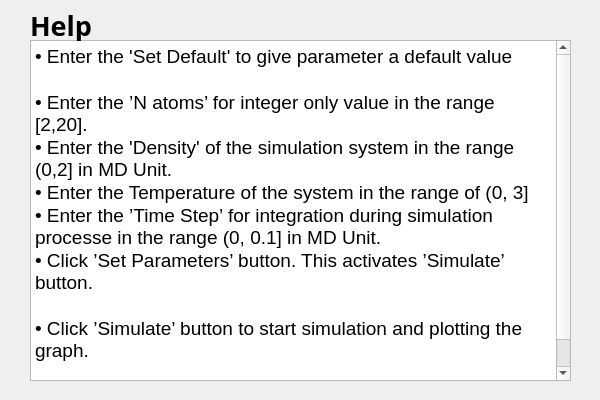
<?xml version="1.0" encoding="UTF-8"?>
<ui version="4.0">
 <class>helpWidget</class>
 <widget class="QWidget" name="helpWidget">
  <property name="geometry">
   <rect>
    <x>0</x>
    <y>0</y>
    <width>600</width>
    <height>400</height>
   </rect>
  </property>
  <property name="windowTitle">
   <string>Form</string>
  </property>
  <widget class="QTextEdit" name="textEdit">
   <property name="geometry">
    <rect>
     <x>30</x>
     <y>40</y>
     <width>541</width>
     <height>341</height>
    </rect>
   </property>
   <property name="html">
    <string>&lt;!DOCTYPE HTML PUBLIC &quot;-//W3C//DTD HTML 4.0//EN&quot; &quot;http://www.w3.org/TR/REC-html40/strict.dtd&quot;&gt;
&lt;html&gt;&lt;head&gt;&lt;meta name=&quot;qrichtext&quot; content=&quot;1&quot; /&gt;&lt;style type=&quot;text/css&quot;&gt;
p, li { white-space: pre-wrap; }
&lt;/style&gt;&lt;/head&gt;&lt;body style=&quot; font-family:'.SF NS Text'; font-size:13pt; font-weight:400; font-style:normal;&quot;&gt;
&lt;p style=&quot; margin-top:0px; margin-bottom:0px; margin-left:0px; margin-right:0px; -qt-block-indent:0; text-indent:0px;&quot;&gt;&lt;span style=&quot; font-family:'Ubuntu'; font-size:14pt;&quot;&gt;• Enter the 'Set Default' to give parameter a default value&lt;/span&gt;&lt;/p&gt;
&lt;p style=&quot;-qt-paragraph-type:empty; margin-top:0px; margin-bottom:0px; margin-left:0px; margin-right:0px; -qt-block-indent:0; text-indent:0px; font-family:'Ubuntu'; font-size:14pt;&quot;&gt;&lt;br /&gt;&lt;/p&gt;
&lt;p style=&quot; margin-top:0px; margin-bottom:0px; margin-left:0px; margin-right:0px; -qt-block-indent:0; text-indent:0px;&quot;&gt;&lt;span style=&quot; font-family:'Ubuntu'; font-size:14pt;&quot;&gt;• Enter the ’N atoms’ for integer only value in the range [2,20].&lt;/span&gt;&lt;/p&gt;
&lt;p style=&quot; margin-top:0px; margin-bottom:0px; margin-left:0px; margin-right:0px; -qt-block-indent:0; text-indent:0px;&quot;&gt;&lt;span style=&quot; font-family:'Ubuntu'; font-size:14pt;&quot;&gt;• Enter the 'Density' of the simulation system in the range (0,2] in MD Unit.&lt;/span&gt;&lt;/p&gt;
&lt;p style=&quot; margin-top:0px; margin-bottom:0px; margin-left:0px; margin-right:0px; -qt-block-indent:0; text-indent:0px;&quot;&gt;&lt;span style=&quot; font-family:'Ubuntu'; font-size:14pt;&quot;&gt;• Enter the Temperature of the system in the range of (0, 3]&lt;/span&gt;&lt;/p&gt;
&lt;p style=&quot; margin-top:0px; margin-bottom:0px; margin-left:0px; margin-right:0px; -qt-block-indent:0; text-indent:0px;&quot;&gt;&lt;span style=&quot; font-family:'Ubuntu'; font-size:14pt;&quot;&gt;• Enter the ’Time Step’ for integration during simulation processe in the range (0, 0.1] in MD Unit.&lt;/span&gt;&lt;/p&gt;
&lt;p style=&quot; margin-top:0px; margin-bottom:0px; margin-left:0px; margin-right:0px; -qt-block-indent:0; text-indent:0px;&quot;&gt;&lt;span style=&quot; font-family:'Ubuntu'; font-size:14pt;&quot;&gt;• Click ’Set Parameters’ button. This activates ’Simulate’ button.&lt;/span&gt;&lt;/p&gt;
&lt;p style=&quot;-qt-paragraph-type:empty; margin-top:0px; margin-bottom:0px; margin-left:0px; margin-right:0px; -qt-block-indent:0; text-indent:0px; font-family:'Ubuntu'; font-size:14pt;&quot;&gt;&lt;br /&gt;&lt;/p&gt;
&lt;p style=&quot; margin-top:0px; margin-bottom:0px; margin-left:0px; margin-right:0px; -qt-block-indent:0; text-indent:0px;&quot;&gt;&lt;span style=&quot; font-family:'Ubuntu'; font-size:14pt;&quot;&gt;• Click ’Simulate’ button to start simulation and plotting the graph.&lt;/span&gt;&lt;/p&gt;
&lt;p style=&quot;-qt-paragraph-type:empty; margin-top:0px; margin-bottom:0px; margin-left:0px; margin-right:0px; -qt-block-indent:0; text-indent:0px; font-family:'Ubuntu'; font-size:14pt;&quot;&gt;&lt;br /&gt;&lt;/p&gt;
&lt;p style=&quot; margin-top:0px; margin-bottom:0px; margin-left:0px; margin-right:0px; -qt-block-indent:0; text-indent:0px;&quot;&gt;&lt;span style=&quot; font-family:'Ubuntu'; font-size:14pt;&quot;&gt;• Click ’Close’ button for closing the Widget&lt;/span&gt;&lt;/p&gt;&lt;/body&gt;&lt;/html&gt;</string>
   </property>
  </widget>
  <widget class="QLabel" name="label">
   <property name="geometry">
    <rect>
     <x>30</x>
     <y>10</y>
     <width>131</width>
     <height>31</height>
    </rect>
   </property>
   <property name="font">
    <font>
     <family>Avenir</family>
     <pointsize>20</pointsize>
     <weight>75</weight>
     <bold>true</bold>
    </font>
   </property>
   <property name="text">
    <string>Help</string>
   </property>
  </widget>
 </widget>
 <resources/>
 <connections/>
</ui>
